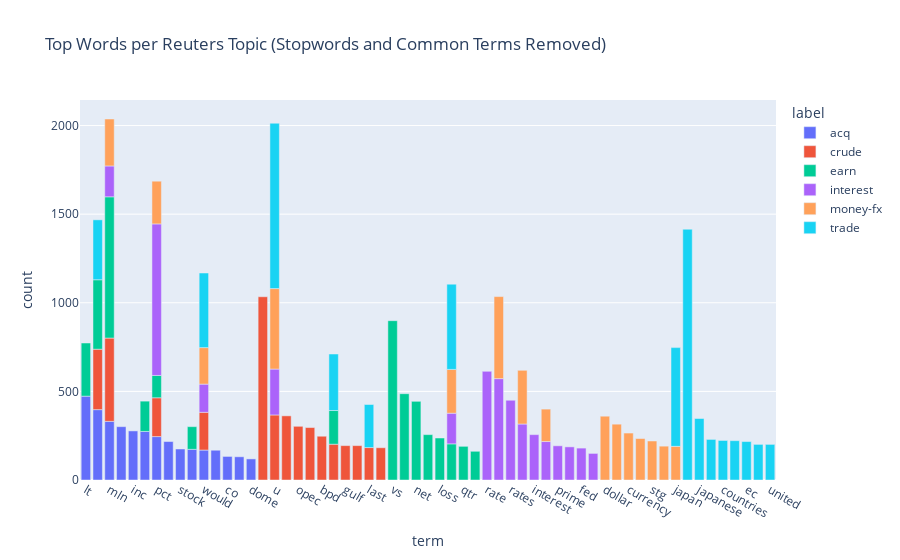

This figure's notebook cell:
### Code cell
from collections import Counter
import plotly.express as px

def top_k_terms(series, k=15):
    c = Counter()
    for doc in series:
        c.update(doc.split())
    if not c:
        return pd.DataFrame(columns=["term", "count"])
    terms, counts = zip(*c.most_common(k))
    return pd.DataFrame({"term": terms, "count": counts})

label_top = []
for lbl, sub in rt.groupby("label", sort=True):
    df_top = top_k_terms(sub["text_clean"], k=15)
    df_top["label"] = lbl
    label_top.append(df_top)

label_top = pd.concat(label_top, ignore_index=True)

px.bar(
    label_top,
    x="term",
    y="count",
    color="label",
    title="Top Words per Reuters Topic (Stopwords and Common Terms Removed)"
).update_layout(xaxis_tickangle=30).show()

### Figure 1 — Plotly figure (JSON) as saved in the notebook; plotly's stock layout.template omitted (floating-point values rounded to 4 significant figures)
{"data": [{"alignmentgroup": "True", "hovertemplate": "label=acq<br>term=%{x}<br>count=%{y}<extra></extra>", "legendgroup": "acq", "marker": {"color": "#636efa", "pattern": {"shape": ""}}, "name": "acq", "offsetgroup": "acq", "orientation": "v", "showlegend": true, "textposition": "auto", "type": "bar", "x": ["lt", "dlrs", "mln", "shares", "inc", "company", "pct", "corp", "stock", "share", "would", "offer", "co", "acquisition", "dome"], "xaxis": "x", "y": [473, 397, 331, 301, 277, 274, 245, 217, 175, 173, 169, 168, 133, 131, 119], "yaxis": "y"}, {"alignmentgroup": "True", "hovertemplate": "label=crude<br>term=%{x}<br>count=%{y}<extra></extra>", "legendgroup": "crude", "marker": {"color": "#EF553B", "pattern": {"shape": ""}}, "name": "crude", "offsetgroup": "crude", "orientation": "v", "showlegend": true, "textposition": "auto", "type": "bar", "x": ["oil", "mln", "u", "crude", "dlrs", "opec", "prices", "bpd", "pct", "would", "year", "gulf", "barrel", "last", "production"], "xaxis": "x", "y": [1034, 470, 367, 362, 341, 303, 296, 247, 219, 213, 202, 194, 194, 183, 182], "yaxis": "y"}, {"alignmentgroup": "True", "hovertemplate": "label=earn<br>term=%{x}<br>count=%{y}<extra></extra>", "legendgroup": "earn", "marker": {"color": "#00cc96", "pattern": {"shape": ""}}, "name": "earn", "offsetgroup": "earn", "orientation": "v", "showlegend": true, "textposition": "auto", "type": "bar", "x": ["vs", "mln", "cts", "net", "dlrs", "lt", "shr", "loss", "billion", "year", "qtr", "company", "profit", "share", "pct"], "xaxis": "x", "y": [899, 797, 487, 444, 392, 300, 256, 237, 204, 190, 190, 171, 162, 128, 126], "yaxis": "y"}, {"alignmentgroup": "True", "hovertemplate": "label=interest<br>term=%{x}<br>count=%{y}<extra></extra>", "legendgroup": "interest", "marker": {"color": "#ab63fa", "pattern": {"shape": ""}}, "name": "interest", "offsetgroup": "interest", "orientation": "v", "showlegend": true, "textposition": "auto", "type": "bar", "x": ["pct", "rate", "bank", "rates", "market", "u", "interest", "money", "prime", "banks", "fed", "mln", "billion", "would", "cut"], "xaxis": "x", "y": [855, 613, 572, 450, 316, 259, 256, 217, 193, 187, 180, 174, 173, 159, 150], "yaxis": "y"}, {"alignmentgroup": "True", "hovertemplate": "label=money-fx<br>term=%{x}<br>count=%{y}<extra></extra>", "legendgroup": "money-fx", "marker": {"color": "#FFA15A", "pattern": {"shape": ""}}, "name": "money-fx", "offsetgroup": "money-fx", "orientation": "v", "showlegend": true, "textposition": "auto", "type": "bar", "x": ["bank", "u", "dollar", "exchange", "market", "mln", "currency", "billion", "pct", "foreign", "stg", "would", "central", "japan", "money"], "xaxis": "x", "y": [463, 454, 360, 315, 303, 265, 265, 247, 241, 234, 220, 206, 191, 190, 183], "yaxis": "y"}, {"alignmentgroup": "True", "hovertemplate": "label=trade<br>term=%{x}<br>count=%{y}<extra></extra>", "legendgroup": "trade", "marker": {"color": "#19d3f3", "pattern": {"shape": ""}}, "name": "trade", "offsetgroup": "trade", "orientation": "v", "showlegend": true, "textposition": "auto", "type": "bar", "x": ["trade", "u", "japan", "billion", "would", "japanese", "dlrs", "year", "last", "exports", "countries", "states", "ec", "deficit", "united"], "xaxis": "x", "y": [1415, 933, 557, 481, 421, 347, 338, 319, 243, 229, 223, 222, 217, 201, 201], "yaxis": "y"}], "layout": {"barmode": "relative", "legend": {"title": {"text": "label"}, "tracegroupgap": 0}, "title": {"text": "Top Words per Reuters Topic (Stopwords and Common Terms Removed)"}, "xaxis": {"anchor": "y", "domain": [0, 1], "tickangle": 30, "title": {"text": "term"}}, "yaxis": {"anchor": "x", "domain": [0, 1], "title": {"text": "count"}}}}
